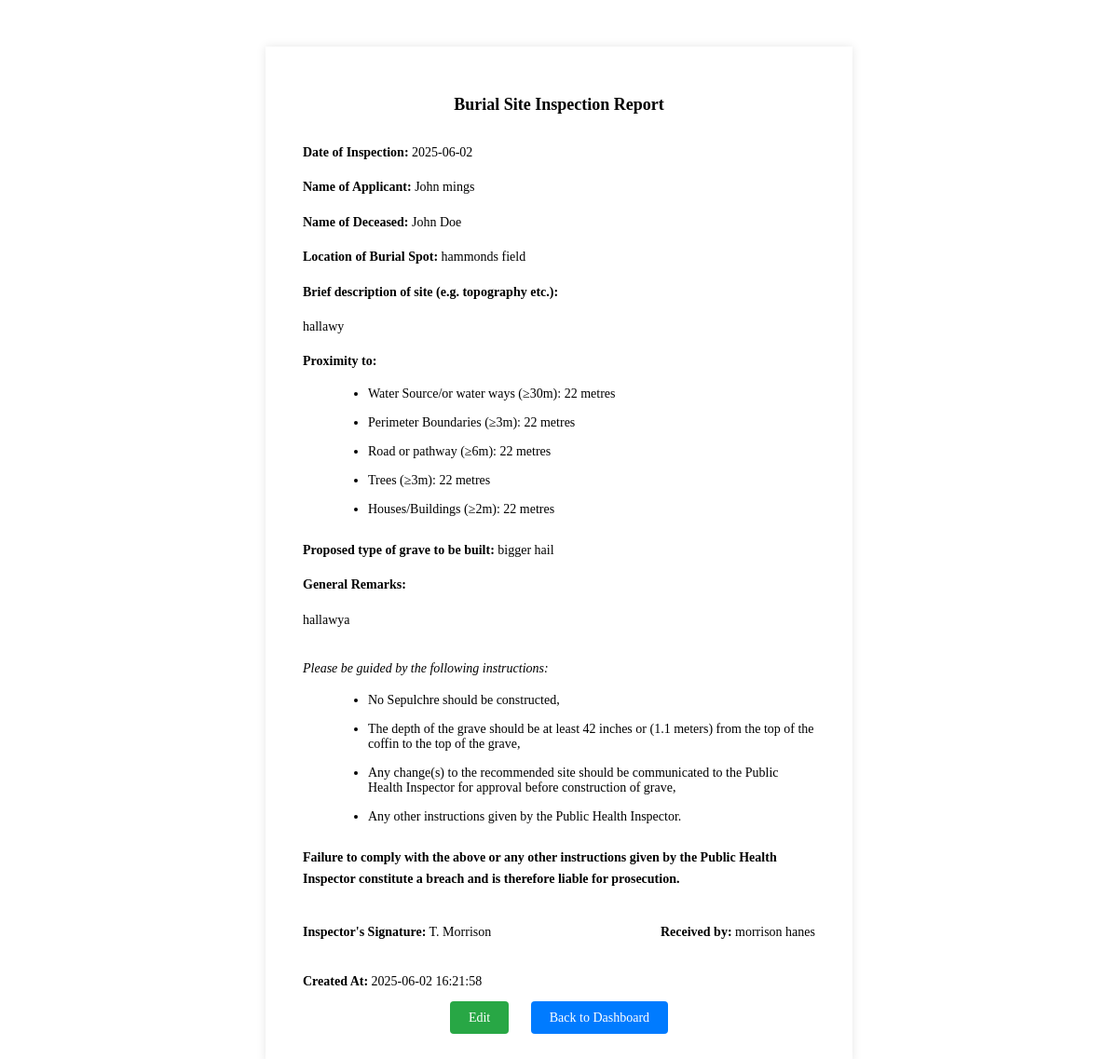
/burial/inspection/1 (signed in), run on the app's committed database.
### tables this page shows
CREATE TABLE burial_site_inspections (
        id INTEGER PRIMARY KEY AUTOINCREMENT,
        inspection_date TEXT,
        applicant_name TEXT,
        deceased_name TEXT,
        burial_location TEXT,
        site_description TEXT,
        proximity_water_source TEXT,
        proximity_perimeter_boundaries TEXT,
        proximity_road_pathway TEXT,
        proximity_trees TEXT,
        proximity_houses_buildings TEXT,
        proposed_grave_type TEXT,
        general_remarks TEXT,
        inspector_signature TEXT,
        received_by TEXT,
        created_at TEXT
    );

### app.py (the view)
@app.route('/burial/inspection/<int:id>')
def burial_inspection_detail(id):
    if 'inspector' not in session and 'admin' not in session:
        return redirect(url_for('login'))
    inspection = get_burial_inspection_details(id)
    if not inspection:
        logging.error(f"No burial inspection found for id: {id}")
        return "Not Found", 404
    inspection_data = {
        'id': inspection['id'],
        'inspection_date': inspection['inspection_date'],
        'applicant_name': inspection['applicant_name'],
        'deceased_name': inspection['deceased_name'],
        'burial_location': inspection['burial_location'],
        'site_description': inspection['site_description'],
        'proximity_water_source': inspection['proximity_water_source'],
        'proximity_perimeter_boundaries': inspection['proximity_perimeter_boundaries'],
        'proximity_road_pathway': inspection['proximity_road_pathway'],
        'proximity_trees': inspection['proximity_trees'],
        'proximity_houses_buildings': inspection['proximity_houses_buildings'],
        'proposed_grave_type': inspection['proposed_grave_type'],
        'general_remarks': inspection['general_remarks'],
        'inspector_signature': inspection['inspector_signature'],
        'received_by': inspection['received_by'],
        'created_at': inspection['created_at']
    }
    logging.debug(f"Rendering burial inspection detail for id: {id}")
    return render_template('burial_inspection_detail.html', inspection=inspection_data)

### templates/burial_inspection_detail.html (shortened to what this page needs)
<!DOCTYPE html>
<html>
<head>
</head>
<body>
    <div class="form-container">
        <h1>Burial Site Inspection Report</h1>
        <p><strong>Date of Inspection:</strong> {{ inspection.inspection_date }}</p>
        <p><strong>Name of Applicant:</strong> {{ inspection.applicant_name }}</p>
        <p><strong>Name of Deceased:</strong> {{ inspection.deceased_name }}</p>
        <p><strong>Location of Burial Spot:</strong> {{ inspection.burial_location }}</p>
        <p><strong>Brief description of site (e.g. topography etc.):</strong></p>
        <p>{{ inspection.site_description }}</p>
        <p><strong>Proximity to:</strong></p>
        <ul class="bullet-list">
            <li>Water Source/or water ways (≥30m): {{ inspection.proximity_water_source }} metres</li>
            <li>Perimeter Boundaries (≥3m): {{ inspection.proximity_perimeter_boundaries }} metres</li>
            <li>Road or pathway (≥6m): {{ inspection.proximity_road_pathway }} metres</li>
            <li>Trees (≥3m): {{ inspection.proximity_trees }} metres</li>
            <li>Houses/Buildings (≥2m): {{ inspection.proximity_houses_buildings }} metres</li>
        </ul>
        <p><strong>Proposed type of grave to be built:</strong> {{ inspection.proposed_grave_type }}</p>
        <p><strong>General Remarks:</strong></p>
        <p>{{ inspection.general_remarks or 'None' }}</p>
        <p class="instructions">Please be guided by the following instructions:</p>
        <ul class="bullet-list">
            <li>No Sepulchre should be constructed,</li>
            <li>The depth of the grave should be at least 42 inches or (1.1 meters) from the top of the coffin to the top of the grave,</li>
            <li>Any change(s) to the recommended site should be communicated to the Public Health Inspector for approval before construction of grave,</li>
            <li>Any other instructions given by the Public Health Inspector.</li>
        </ul>
        <p class="failure-notice">Failure to comply with the above or any other instructions given by the Public Health Inspector constitute a breach and is therefore liable for prosecution.</p>
        <div class="signatures">
            <p><strong>Inspector's Signature:</strong> {{ inspection.inspector_signature }}</p>
            <p><strong>Received by:</strong> {{ inspection.received_by }}</p>
        </div>
        <p><strong>Created At:</strong> {{ inspection.created_at }}</p>
        <div class="buttons">
            <a href="{{ url_for('new_burial_form', id=inspection.id) }}" id="edit-btn" class="btn">Edit</a>
            <a href="{{ url_for('login') }}" class="btn">Back to Dashboard</a>
        </div>
    </div>
</body>
</html>

### templates/burial_inspection_detail.html (style rules this page uses)
body { font-family: "Times New Roman", Times, serif; margin: 50px; font-size: 14px; }
.form-container { background: rgba(255, 255, 255, 0.8); padding: 40px; width: 550px; min-height: 700px; margin: 0 auto; box-shadow: 0 0 10px rgba(0, 0, 0, 0.1); }
h1 { font-size: 18px; text-align: center; margin-bottom: 30px; }
p { margin: 15px 0; line-height: 1.6; }
.bullet-list { margin-left: 30px; list-style-type: disc; margin-bottom: 25px; }
.bullet-list li { margin-bottom: 15px; }
.instructions { margin-top: 30px; font-style: italic; }
.failure-notice { margin-top: 20px; font-weight: bold; }
.signatures { display: flex; justify-content: space-between; margin-top: 20px; }
.buttons { margin-top: 20px; text-align: center; }
.btn { padding: 10px 20px; margin: 0 10px; font-size: 14px; border: none; border-radius: 4px; cursor: pointer; background-color: #007bff; color: white; text-decoration: none; }
#edit-btn { background-color: #28a745; }

### data on the page
burial_site_inspections: inspection_date "2025-06-02", applicant_name "John mings", deceased_name "John Doe", burial_location "hammonds field", site_description "hallawy", proximity_water_source "22", proximity_perimeter_boundaries "22", proximity_road_pathway "22", proximity_trees "22", proximity_houses_buildings "22", proposed_grave_type "bigger hail", general_remarks "hallawya", inspector_signature "T. Morrison", received_by "morrison hanes", created_at "2025-06-02 16:21:58"
